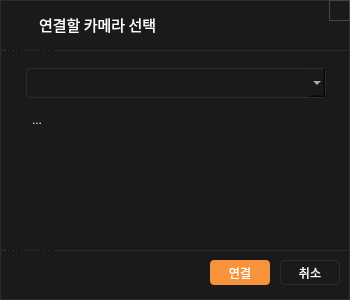
<?xml version="1.0" encoding="UTF-8"?>
<ui version="4.0">
 <class>ConnectDialog</class>
 <widget class="QDialog" name="ConnectDialog">
  <property name="geometry">
   <rect>
    <x>0</x>
    <y>0</y>
    <width>350</width>
    <height>300</height>
   </rect>
  </property>
  <property name="windowTitle">
   <string>Dialog</string>
  </property>
  <property name="styleSheet">
   <string notr="true">background-color: #1A1A1A;
border: 1px solid #2C2C2C;</string>
  </property>
  <widget class="QLabel" name="label">
   <property name="geometry">
    <rect>
     <x>12</x>
     <y>15</y>
     <width>20</width>
     <height>20</height>
    </rect>
   </property>
   <property name="styleSheet">
    <string notr="true">background-color: transparent;
border: none;</string>
   </property>
   <property name="text">
    <string/>
   </property>
   <property name="pixmap">
    <pixmap resource="resources/resources.qrc">:/images/image/connect.png</pixmap>
   </property>
   <property name="scaledContents">
    <bool>true</bool>
   </property>
  </widget>
  <widget class="QLabel" name="label_2">
   <property name="geometry">
    <rect>
     <x>0</x>
     <y>50</y>
     <width>350</width>
     <height>1</height>
    </rect>
   </property>
   <property name="styleSheet">
    <string notr="true">border: 1px solid #2C2C2C;</string>
   </property>
   <property name="text">
    <string>TextLabel</string>
   </property>
  </widget>
  <widget class="QLabel" name="label_3">
   <property name="geometry">
    <rect>
     <x>39</x>
     <y>14</y>
     <width>131</width>
     <height>20</height>
    </rect>
   </property>
   <property name="font">
    <font>
     <family>hanwhaGothic</family>
     <pointsize>11</pointsize>
     <bold>false</bold>
    </font>
   </property>
   <property name="styleSheet">
    <string notr="true">border: none;
background-color: transparent;
color: #FFFFFF;</string>
   </property>
   <property name="text">
    <string>연결할 카메라 선택</string>
   </property>
  </widget>
  <widget class="QLabel" name="label_4">
   <property name="geometry">
    <rect>
     <x>0</x>
     <y>250</y>
     <width>350</width>
     <height>1</height>
    </rect>
   </property>
   <property name="styleSheet">
    <string notr="true">border: 1px solid #2C2C2C;</string>
   </property>
   <property name="text">
    <string>TextLabel</string>
   </property>
  </widget>
  <widget class="QPushButton" name="cancelButton">
   <property name="geometry">
    <rect>
     <x>280</x>
     <y>260</y>
     <width>60</width>
     <height>25</height>
    </rect>
   </property>
   <property name="font">
    <font>
     <family>hanwhaGothic</family>
    </font>
   </property>
   <property name="styleSheet">
    <string notr="true">QPushButton {
    background-color: #1A1A1A;   /* 기본 배경 */
    color: #FFFFFF;              /* 글자 색 */
    border-radius: 4px;
}

QPushButton:hover {
    background-color: #333333;   /* 살짝 밝은 톤 (hover) */
}

QPushButton:pressed {
    background-color: #0D0D0D;   /* 더 어두운 톤 (pressed) */
}</string>
   </property>
   <property name="text">
    <string>취소</string>
   </property>
  </widget>
  <widget class="QPushButton" name="connectButton">
   <property name="geometry">
    <rect>
     <x>210</x>
     <y>260</y>
     <width>60</width>
     <height>25</height>
    </rect>
   </property>
   <property name="font">
    <font>
     <family>hanwhaGothic</family>
     <pointsize>-1</pointsize>
    </font>
   </property>
   <property name="styleSheet">
    <string notr="true">

QPushButton {
    background-color: #F7933A; /* 기본 색상 */
    color: white;
    border: none;
    border-radius: 4px;
    padding: 6px 12px;
    font-size: 12px;
}

/* 마우스를 올렸을 때 (Hover 상태) */
QPushButton:hover {
    background-color: #FF9F50; /* 약간 밝은 오렌지 */
}

/* 버튼을 누르고 있을 때 (Pressed 상태) */
QPushButton:pressed {
    background-color: #D87520; /* 살짝 어두운 오렌지 */
}</string>
   </property>
   <property name="text">
    <string>연결</string>
   </property>
  </widget>
  <widget class="QComboBox" name="comboBox">
   <property name="geometry">
    <rect>
     <x>26</x>
     <y>68</y>
     <width>300</width>
     <height>30</height>
    </rect>
   </property>
   <property name="font">
    <font>
     <family>hanwhaGothic</family>
     <pointsize>8</pointsize>
     <bold>false</bold>
    </font>
   </property>
   <property name="styleSheet">
    <string notr="true">/* 콤보박스 기본 (닫힌 상태) */
QComboBox {
    background-color: #1A1A1A;    /* 기본 회색(어두운 배경) */
    color: #FFFFFF;
    border-radius: 4px;
    padding: 4px 8px;
}

/* 드롭다운 리스트 영역 */
QComboBox QAbstractItemView {
    background-color: #1A1A1A;       /* 기본 회색 */
    color: #FFFFFF;
    border: 1px solid #333333;
    padding-left: 2px;
}

QComboBox QAbstractItemView::item {
    height: 30px;
}

QComboBox QAbstractItemView::item:selected {
background-color: #F7933A;
}</string>
   </property>
   <property name="editable">
    <bool>false</bool>
   </property>
   <property name="currentText">
    <string/>
   </property>
  </widget>
  <widget class="QPushButton" name="btn_close">
   <property name="geometry">
    <rect>
     <x>329</x>
     <y>0</y>
     <width>21</width>
     <height>21</height>
    </rect>
   </property>
   <property name="font">
    <font>
     <family>Microsoft PhagsPa</family>
     <pointsize>13</pointsize>
     <italic>false</italic>
     <bold>false</bold>
    </font>
   </property>
   <property name="styleSheet">
    <string notr="true">QPushButton{
qproperty-icon: url(&quot;:/images/image/close.svg&quot;);
qproperty-iconSize: 19px 19px;
text: &quot;&quot;;               /* 텍스트 지우기 */
background: transparent;
border: 1px solid #444;

}

QPushButton:hover {
    background-color: rgba(255,255,255,0.10); /* 10% 밝은 배경 */
    color: #D8D8D8;                           /* 아이콘을 약간 밝게 */
}

QPushButton:pressed {
    background-color: rgba(255,255,255,0.20); /* 20% 밝은 배경 */
    color: #FFFFFF;                           /* 아이콘을 완전 화이트로 */
}</string>
   </property>
   <property name="text">
    <string/>
   </property>
  </widget>
  <widget class="QLabel" name="status_label">
   <property name="geometry">
    <rect>
     <x>51</x>
     <y>111</y>
     <width>281</width>
     <height>16</height>
    </rect>
   </property>
   <property name="font">
    <font>
     <family>hanwhaGothic</family>
     <pointsize>9</pointsize>
    </font>
   </property>
   <property name="styleSheet">
    <string notr="true">border:none;
background-color: transparent;
color: #AAAAAA;</string>
   </property>
   <property name="text">
    <string/>
   </property>
  </widget>
  <widget class="QToolButton" name="status_icon">
   <property name="geometry">
    <rect>
     <x>25</x>
     <y>109</y>
     <width>24</width>
     <height>22</height>
    </rect>
   </property>
   <property name="styleSheet">
    <string notr="true">qproperty-icon: url(&quot;:/images/image/plug.svg&quot;);
qproperty-iconSize: 22px 22px;
background: transparent;
border: none;
color: white;</string>
   </property>
   <property name="text">
    <string>...</string>
   </property>
  </widget>
 </widget>
 <resources>
  <include location="resources/resources.qrc"/>
 </resources>
 <connections/>
</ui>
